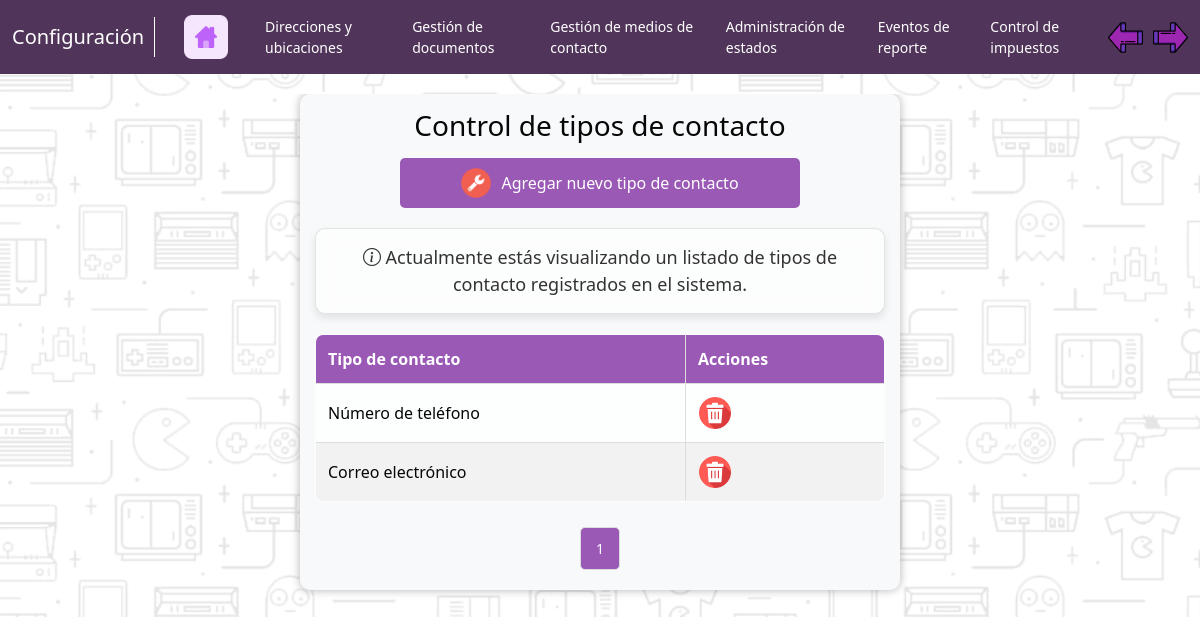
The page /app/Configuración/Inf/tb_tipoContacto.php (signed in) on the database its author committed.
### tables this page shows
CREATE TABLE tb_tipo_contacto (
    idTipoContacto INT PRIMARY KEY AUTO_INCREMENT,
    nombreTipoContacto VARCHAR(100)
);

### app/Configuración/Inf/tb_tipoContacto.php (the view, shortened to what this page needs)
<?php
include('../../modelos/conexion.php');
$contactosPorPagina = 5;
$page = isset($_GET['page']) && is_numeric($_GET['page']) && $_GET['page'] > 0 ? (int)$_GET['page'] : 1;
$offset = ($page - 1) * $contactosPorPagina;
$total_query = "SELECT COUNT(*) as total FROM tb_tipo_contacto";
$total_result = mysqli_query($conection, $total_query);
$total_row = mysqli_fetch_assoc($total_result);
$total_contactos = $total_row['total'] ?? 0;
$total_pages = $total_contactos > 0 ? ceil($total_contactos / $contactosPorPagina) : 1;
$query = "SELECT idTipoContacto, nombreTipoContacto
          FROM tb_tipo_contacto
          LIMIT ? OFFSET ?";
$stmt = mysqli_prepare($conection, $query);
if ($stmt) {
    mysqli_stmt_bind_param($stmt, "ii", $contactosPorPagina, $offset);
    mysqli_stmt_execute($stmt);
    $result = mysqli_stmt_get_result($stmt);
} else {
    die("Error al preparar la consulta: " . mysqli_error($conection));
}
$contactos = [];
if ($result) {
    while ($row = mysqli_fetch_assoc($result)) {
        $contactos[] = $row;
    }
} else {
    die("Error al ejecutar la consulta: " . mysqli_error($conection));
}
?>
<!DOCTYPE html>
<html lang="es">
<head>
    <link rel="stylesheet" href="../../assets/css/style_nav_module.css">
    <link href="https://cdn.jsdelivr.net/npm/bootstrap@5.3.3/dist/css/bootstrap.min.css" rel="stylesheet">
    <link rel="stylesheet" href="https://cdn.jsdelivr.net/npm/bootstrap-icons@1.10.5/font/bootstrap-icons.css">
</head>
<body>
    <?php include('../nav_configuracion.php'); ?>
    <div id="container">
        <div class="caja">
            <h3>Control de tipos de contacto</h3>
            <button id="btn-administrar" onclick="mostrarFormulario()">
                <img src="../../assets/img/administrarAjuste.png" alt="Icono">
                Agregar nuevo tipo de contacto
            </button>
            <p class="aviso">
                <i class="bi bi-info-circle"></i>
                Actualmente estás visualizando un listado de tipos de contacto registrados en el sistema.
            </p>
            <table>
                <thead>
                    <tr>
                        <th>Tipo de contacto</th>
                        <th>Acciones</th>
                    </tr>
                </thead>
                <tbody>
                    <?php foreach ($contactos as $row): ?>
                        <tr>
                            <td><?php echo htmlspecialchars($row['nombreTipoContacto']); ?></td>
                            <td>
                                <button class="btn-eliminar" data-id="<?php echo $row['idTipoContacto']; ?>">
                                    <img src="../../assets/img/boton-eliminar.ico" alt="Eliminar">
                                </button>
                            </td>
                        </tr>
                    <?php endforeach; ?>
                </tbody>
            </table>
            <div class="pagination">
                <?php for ($i = 1; $i <= $total_pages; $i++): ?>
                    <a href="?page=<?php echo $i; ?>" <?php if ($i == $page) echo 'class="active"'; ?>>
                        <?php echo $i; ?>
                    </a>
                <?php endfor; ?>
            </div>
        </div>
    </div>
</body>
</html>

### app/Configuración/Inf/tb_tipoContacto.php (style rules this page uses)
html, body { background-image: url('../../assets/img/background-black.png'); min-height: 100%; margin: 0; padding: 0; }
#container { margin-top: 20px; display: flex; justify-content: center; align-items: flex-start; min-height: 100vh; overflow-y: auto; }
.caja { background-color: #F8F9FA; backdrop-filter: blur(10px); border-radius: 10px; box-shadow: 0 0 10px rgba(0, 0, 0, 0.3); padding: 15px; width: 100%; max-width: 600px; box-sizing: border-box; color: #060606; }
h3 { text-align: center; margin-bottom: 15px; }
table { width: 100%; border-collapse: collapse; margin-top: 20px; background-color: rgba(255, 255, 255, 0.8); border-radius: 8px; overflow: hidden; }
table, th, td { border: 1px solid #ddd; }
th, td { padding: 12px; text-align: left; }
th { background-color: #9b59b6; color: #fff; }
tbody tr:nth-child(even) { background-color: #f2f2f2; }
.pagination { margin-top: 20px; text-align: center; display: flex; justify-content: center; flex-wrap: wrap; }
.pagination a { padding: 10px 15px; margin: 5px; border-radius: 5px; border: 1px solid #ddd; color: #333; text-decoration: none; background-color: #fff; font-size: 14px; }
.pagination a.active { background-color: #9b59b6; color: #fff; }
#btn-administrar { display: flex; align-items: center; justify-content: center; background-color: #9b59b6; color: #fff; padding: 10px 20px; border: none; border-radius: 5px; cursor: pointer; margin-bottom: 15px; width: 100%; max-width: 400px; transition: background-color 0.3s ease; font-size: 16px; text-align: center; margin-left: auto; margin-right: auto; }
#btn-administrar img { width: 30px; height: 30px; margin-right: 10px; vertical-align: middle; }
.btn-eliminar { background-color: transparent; border: none; cursor: pointer; padding: 0; margin: 0; }
.btn-eliminar img { width: 34px; height: 34px; }
.aviso { text-align: center; font-size: 18px; color: #333; margin: 20px 0; padding: 15px; background-color: rgba(255, 255, 255, 0.6); border: 1px solid rgba(0, 0, 0, 0.1); border-radius: 10px; box-shadow: 0px 4px 8px rgba(0, 0, 0, 0.1); backdrop-filter: blur(10px); font-weight: 500; }

### rows shown on the page
tb_tipo_contacto: nombreTipoContacto "Número de teléfono"
tb_tipo_contacto: nombreTipoContacto "Correo electrónico"
